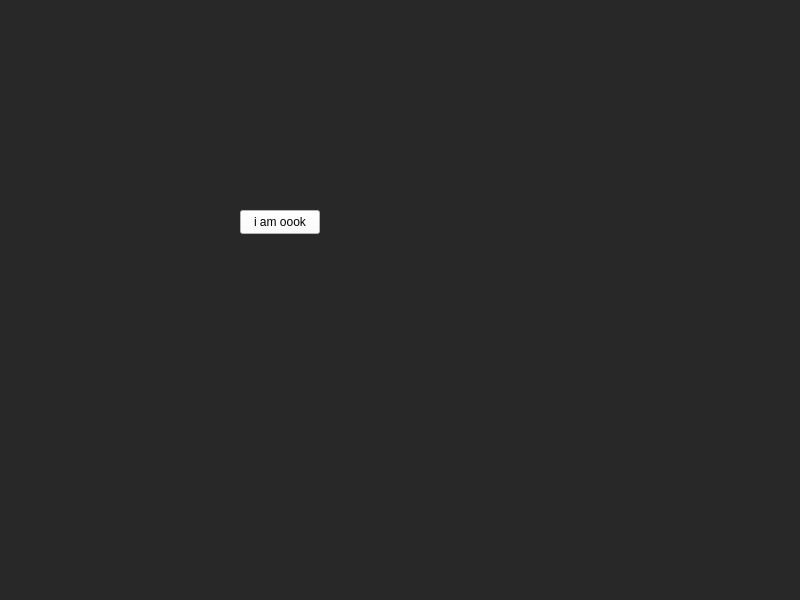
<?xml version="1.0" encoding="UTF-8"?>
<ui version="4.0">
 <class>Widget</class>
 <widget class="QWidget" name="Widget">
  <property name="enabled">
   <bool>true</bool>
  </property>
  <property name="geometry">
   <rect>
    <x>0</x>
    <y>0</y>
    <width>800</width>
    <height>600</height>
   </rect>
  </property>
  <property name="windowTitle">
   <string>Widget</string>
  </property>
  <property name="autoFillBackground">
   <bool>false</bool>
  </property>
  <property name="styleSheet">
   <string notr="true">background-color: rgb(40, 40, 40);</string>
  </property>
  <widget class="QPushButton" name="pushButton">
   <property name="geometry">
    <rect>
     <x>240</x>
     <y>210</y>
     <width>80</width>
     <height>24</height>
    </rect>
   </property>
   <property name="mouseTracking">
    <bool>false</bool>
   </property>
   <property name="autoFillBackground">
    <bool>false</bool>
   </property>
   <property name="styleSheet">
    <string notr="true">color: rgb(0, 0, 0);
background-color: rgb(254, 251, 255);
border-color: rgb(0, 0, 0);
gridline-color: rgb(255, 0, 0);
border-top-color: rgb(0, 0, 0);
border-color: rgb(0, 255, 0);</string>
   </property>
   <property name="text">
    <string>i am oook</string>
   </property>
  </widget>
 </widget>
 <layoutdefault spacing="6" margin="11"/>
 <resources/>
 <connections/>
</ui>
